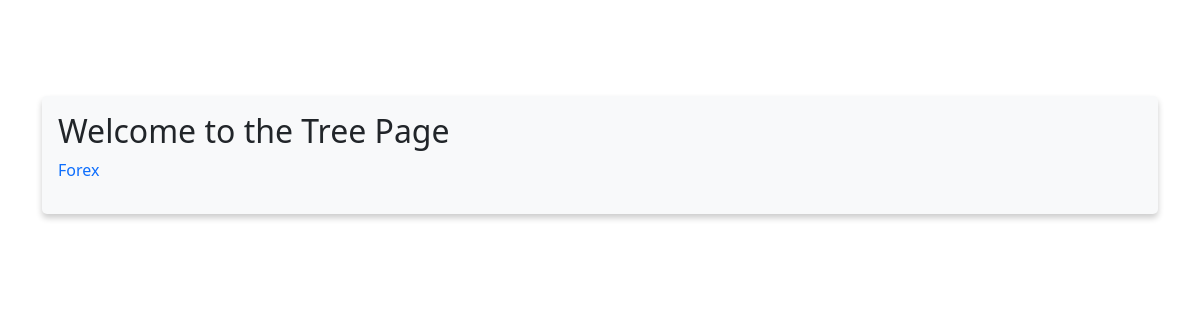
The app's page /tree_menu/?&main_menu=976, older data.
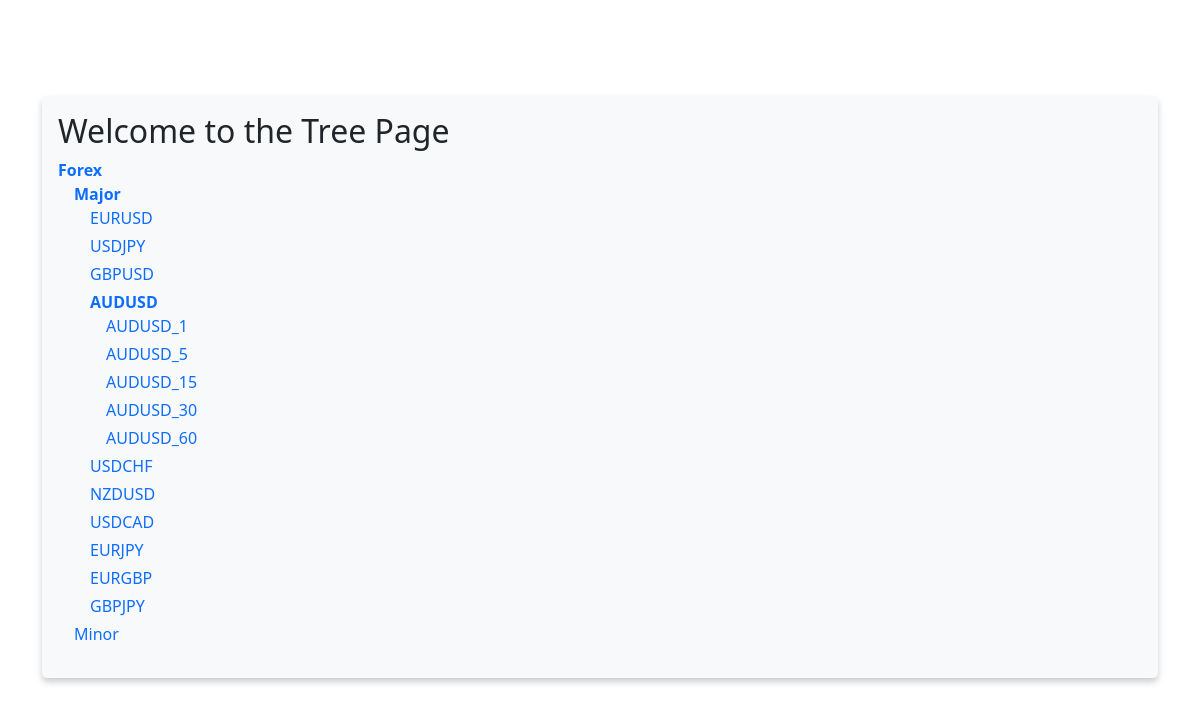
The same page, newer data.
### tree_menu/models.py (models this page shows, shortened)
class MenuItem(models.Model):
    title = models.CharField(max_length=255, verbose_name='Menu item title')
    slug = models.SlugField(max_length=255, verbose_name="Menu item slug")
    menu = models.ForeignKey(
        Menu, blank=True, related_name='items', on_delete=models.CASCADE
    )
    parent = models.ForeignKey(
        'self', blank=True, null=True, related_name='childrens', on_delete=models.CASCADE
    )
    class Meta:
        verbose_name = 'Menu item'
        verbose_name_plural = 'Menu items'

### tree_menu/views.py (the view)
# urls.py: path('tree_menu/', IndexPageView.as_view(), name='index')
class IndexPageView(TemplateView):
    template_name = "tree_menu/index.html"
    def get_context_data(self, **kwargs) -> dict:
        context = super().get_context_data(**kwargs)
        context['menu'] = Menu.objects.filter(slug='main_menu').first()
        return context
    def get(self, request: HttpRequest, *args, **kwargs) -> HttpResponse:
        response = super().get(request, *args, **kwargs)
        print("Number of database queries: ", len(connection.queries))
        return response

### tree_menu/templatetags/draw_menu.py (called while the page is built)
def build_querystring(context: Context, menu: str) -> str:
    querystring_args = []
    for key in context['request'].GET:
        if key != menu:
            querystring_args.append(f"{key}={context['request'].GET[key]}")
    querystring = '&'.join(querystring_args)
    return querystring

def get_child_items(items_values, current_item_id, selected_item_id_list):
    item_list = [item for item in items_values.filter(parent_id=current_item_id)]
    for item in item_list:
        if item['id'] in selected_item_id_list:
            item['child_items'] = get_child_items(items_values, item['id'], selected_item_id_list)
    return item_list

def get_selected_item_id_list(parent: MenuItem, primary_item: List[MenuItem], selected_item_id: int) -> List[int]:
    selected_item_id_list = []
    while parent:
        selected_item_id_list.append(parent.id)
        parent = parent.parent
    if not selected_item_id_list:
        for item in primary_item:
            if item.id == selected_item_id:
                selected_item_id_list.append(selected_item_id)
    return selected_item_id_list

### templates/tree_menu/index.html (shortened to what this page needs)
{% extends 'base.html' %}
{% load draw_menu %}
{% block content %}
<h2> Welcome to the Tree Page </h2>
{% if menu %}
    {% draw_menu 'main_menu' %}
{% else %}
    <p>Меню не найдено.</p>
{% endif %}
{% endblock %}

### templates/tree_menu/tree_menu.html
<ul class="list-unstyled">
    {% for item in items %}
        <li class="mb-1">
            <a href="?{{ other_querystring }}&{{ menu }}={{ item.id }}" class="text-decoration-none {% if item.child_items %}fw-bold{% endif %}">{{ item.title }}</a>
            {% with item.child_items as children %}
                {% if children %}
                    <ul class="list-unstyled ms-3">
                        {% include 'tree_menu/tree_menu.html' with items=children menu=menu other_querystring=other_querystring %}
                    </ul>
                {% endif %}
            {% endwith %}
        </li>
    {% endfor %}
</ul>

Row changes from the older to the newer data that the page shows:
added MenuItem: title "Major", shown under "Forex"
added MenuItem: title "EURUSD", shown under "Major"
added MenuItem: title "USDJPY", shown under "Major"
added MenuItem: title "GBPUSD", shown under "Major"
added MenuItem: title "AUDUSD", shown under "Major"
added MenuItem: title "AUDUSD_1", shown under "AUDUSD"
added MenuItem: title "AUDUSD_5", shown under "AUDUSD"
added MenuItem: title "AUDUSD_15", shown under "AUDUSD"
added MenuItem: title "AUDUSD_30", shown under "AUDUSD"
added MenuItem: title "AUDUSD_60", shown under "AUDUSD"
added MenuItem: title "USDCHF", shown under "Major"
added MenuItem: title "NZDUSD", shown under "Major"
added MenuItem: title "USDCAD", shown under "Major"
added MenuItem: title "EURJPY", shown under "Major"
added MenuItem: title "EURGBP", shown under "Major"
added MenuItem: title "GBPJPY", shown under "Major"
added MenuItem: title "Minor", shown under "Forex"
